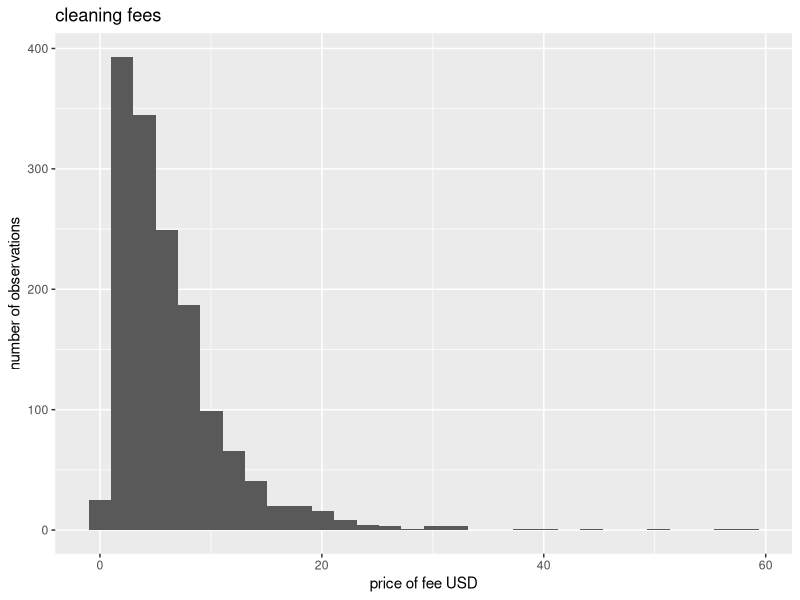
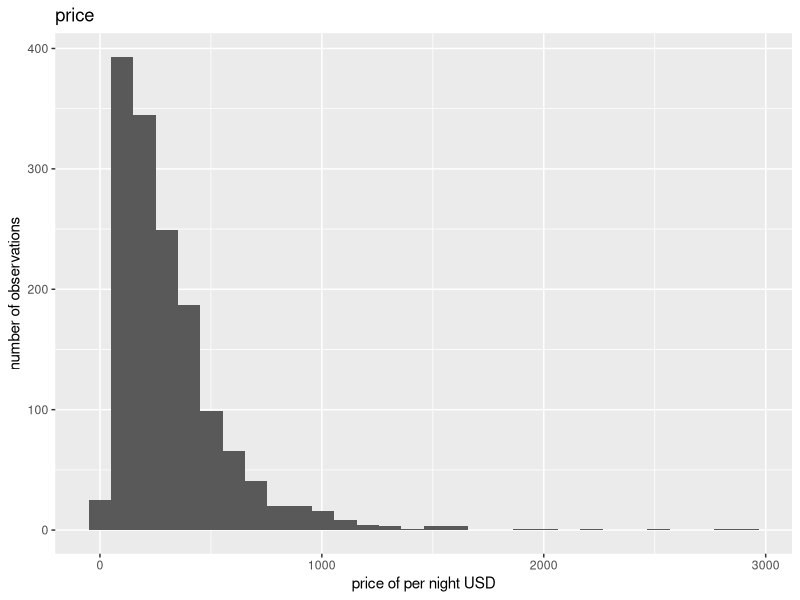
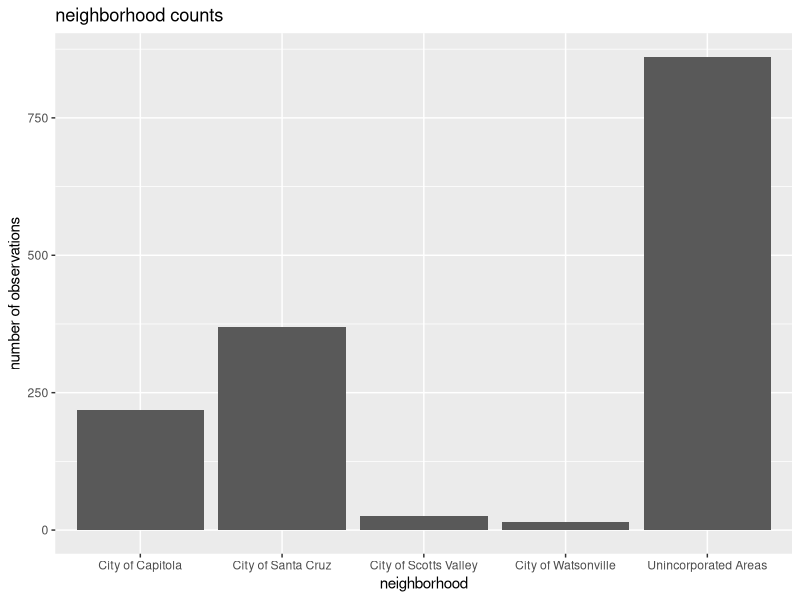
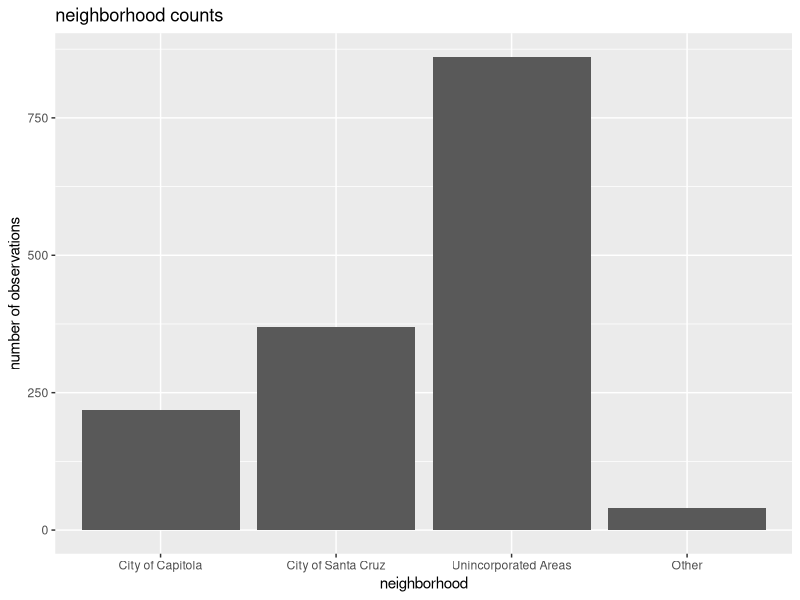
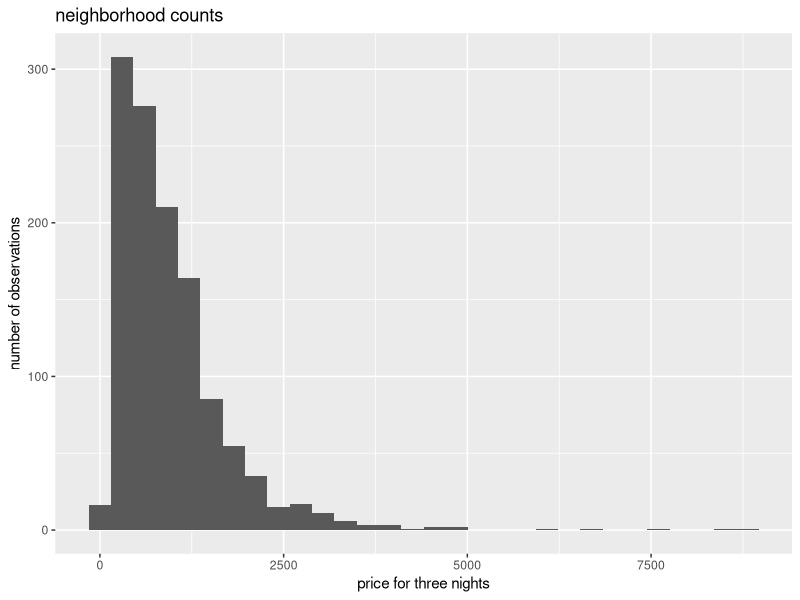

These charts were generated, in order, by the following R code:
## ---- chunk 1
knitr::opts_chunk$set(echo = TRUE)
## ---- chunk 2
library(tidyverse)
library(stringr)
library(knitr)
library(skimr)
library(broom)
## ---- chunk 3
airbnb <- read_csv("listings.csv")
## ---- chunk 4

cleaning_fee <- transform(airbnb, fee = price * .02)
cplot<- ggplot(cleaning_fee, aes(x=fee)) + geom_histogram() + labs(title = "cleaning fees", x = "price of fee USD", y = "number of observations")
pplot<- ggplot(cleaning_fee, aes(x=price)) + geom_histogram() + labs(title = "price", x = "price of per night USD", y = "number of observations")
cplot
pplot
summary(cleaning_fee)
## ---- chunk 5

np <- ggplot(airbnb, aes(x=neighbourhood)) + geom_bar() + labs(title = "neighborhood counts", x = "neighborhood", y = "number of observations") 
np

## ---- chunk 6
c <- airbnb %>% count(neighbourhood)
c


## ---- chunk 7
neigh_simp_df <- airbnb %>% 
  mutate(neighbourhood = fct_lump(neighbourhood, n = 3, other_level = "Other")) 

np_s <- ggplot(neigh_simp_df, aes(x=neighbourhood)) + geom_bar() + labs(title = "neighborhood counts", x = "neighborhood", y = "number of observations") 
np_s
cs <- neigh_simp_df %>% count(neighbourhood)
cs
## ---- chunk 8
cm <- neigh_simp_df %>% count(minimum_nights)
cm

## ---- chunk 9
fm <- neigh_simp_df %>% filter(minimum_nights <= 3) 
three_n <- transform(fm, price_three_nights = .02 * price + (price * 3))
np_tn <- ggplot(three_n, aes(x=price_three_nights)) + geom_histogram() + labs(title = "neighborhood counts", x = "price for three nights", y = "number of observations") 
np_tn
summary(three_n)
## ---- chunk 10
m1 <- lm(price_three_nights~neighbourhood + number_of_reviews + reviews_per_month, data = three_n)
tidy(m1, conf.int = 95) %>% kable(format = "markdown", digits = 3)
